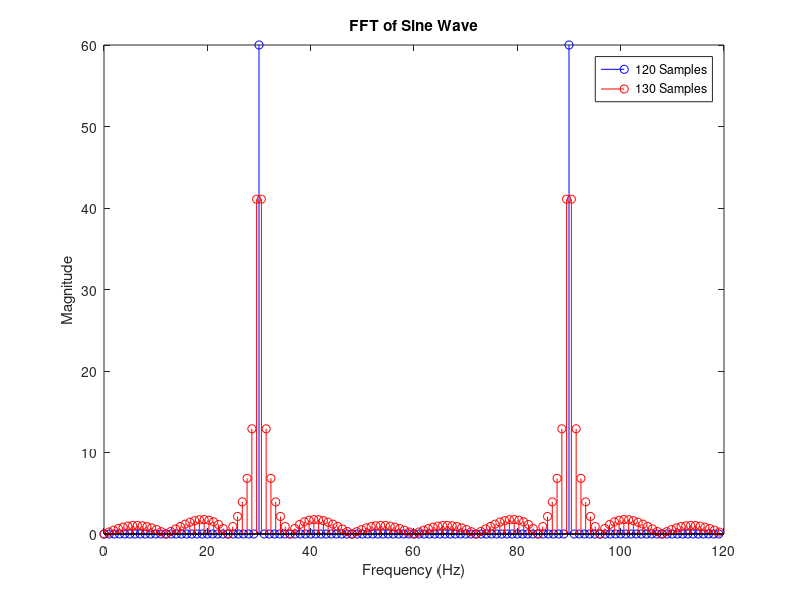

Write the MATLAB code that produced this figure.
a = 1 + mod(231,3)
t = 0 : (2/120) : 2 - (2/120);
x = sin(2*pi*15*t)
y1 = fft(x,120)
m = abs(y1)
f =  (0:length(y1)-1)*120/length(y1);
stem(f,m,'b')
hold on 
y2 = fft(x,130)
m = abs(y2)
f =  (0:length(y2)-1)*120/length(y2);
stem(f,m,'r')
xlabel('Frequency (Hz)')
ylabel('Magnitude')
title('FFT of Sine Wave')
legend('120 Samples', '130 Samples')
hold off
